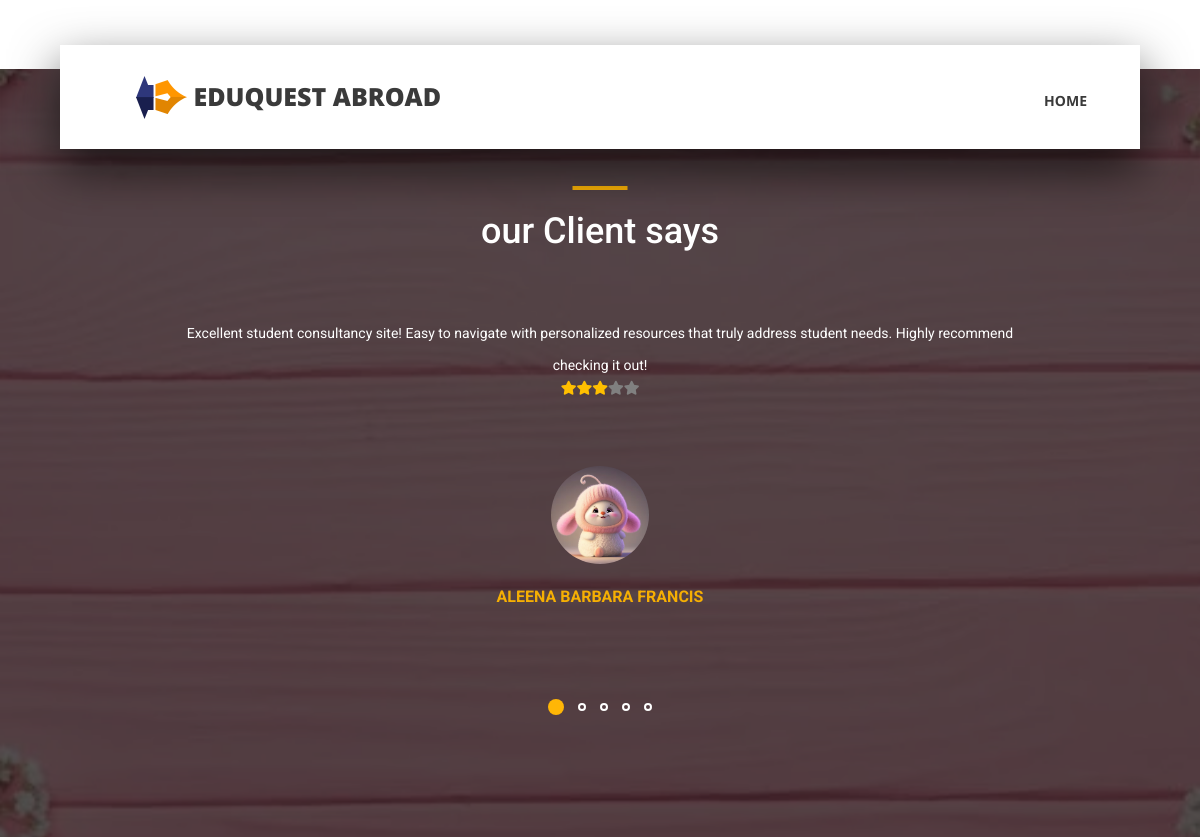
The app's page /ADMIN/webview.php with its own data.
### tables this page shows
CREATE TABLE IF NOT EXISTS `webreview` (
  `wr_id` int(100) NOT NULL AUTO_INCREMENT,
  `user_id` int(100) DEFAULT NULL,
  `review` varchar(250) DEFAULT NULL,
  `star` int(100) DEFAULT NULL,
  PRIMARY KEY (`wr_id`)
);

CREATE TABLE IF NOT EXISTS `user_acc` (
  `user_id` int(100) NOT NULL AUTO_INCREMENT,
  `user_name` varchar(250) DEFAULT NULL,
  `image` varchar(200) DEFAULT NULL,
  `email` varchar(200) DEFAULT NULL,
  `DOB` date DEFAULT NULL,
  `gender` varchar(100) DEFAULT NULL,
  `Phone_no` varchar(200) DEFAULT NULL,
  `password` varchar(200) DEFAULT NULL,
  PRIMARY KEY (`user_id`)
);

### ADMIN/webview.php (the view, shortened to what this page needs)
<!DOCTYPE html>
<html lang="en">
<head>
<link rel="stylesheet" type="text/css" href="styles/bootstrap4/bootstrap.min.css">
<link href="plugins/fontawesome-free-5.0.1/css/fontawesome-all.css" rel="stylesheet" type="text/css">
<link rel="stylesheet" type="text/css" href="plugins/OwlCarousel2-2.2.1/owl.carousel.css">
<link rel="stylesheet" type="text/css" href="plugins/OwlCarousel2-2.2.1/owl.theme.default.css">
<link rel="stylesheet" type="text/css" href="plugins/OwlCarousel2-2.2.1/animate.css">
<link rel="stylesheet" type="text/css" href="styles/main_styles.css">
<link rel="stylesheet" type="text/css" href="styles/responsive.css">
</head>
<body>
<div class="super_container">
	<header class="header d-flex flex-row">
		<div class="header_content d-flex flex-row align-items-center">
			<div class="logo_container">
				<div class="logo">
					<img src="images/logo.png" alt="">
					<span style="font-size:25px;">EduQuest Abroad</span>
				</div>
			</div>
			<nav class="main_nav_container">
				<div class="main_nav">
					<ul class="main_nav_list">
					<li class="main_nav_item"><a href="adminHome.php">home</a></li>
					</ul>
				</div>
			</nav>
		</div>
	</header>
		<div class="container">
		</div>
	</div>
	<div class="testimonials page_section">
		<div class="testimonials_background_container prlx_parent">
			<div class="testimonials_background prlx" style="background-image:url(../static/images/bg4.webp)"></div>
		</div>
		<div class="container">
			<div class="row">
				<div class="col">
					<div class="section_title text-center">
						<h1> our Client says</h1>
					</div>
				</div>
			</div>
			<div class="row">
				<div class="col-lg-10 offset-lg-1">
					<div class="testimonials_slider_container">
						<div class="owl-carousel owl-theme testimonials_slider">
							<?php
								include '../connection.php';
								$qry="SELECT webreview . * , user_acc . *
                                        FROM webreview, user_acc
                                        WHERE webreview.user_id = user_acc.user_id ";
								$out=mysqli_query($conn,$qry);
								if(mysqli_num_rows($out)>0){
									while($data=mysqli_fetch_array($out)){
							?>
							<div class="owl-item">
								<div class="testimonials_item text-center">
                                    <a href="webconfirm.php?id=<?php echo $data['wr_id']; ?>">
									<p class="testimonials_text"><?php echo $data['review'];?></p></a>
									<?php
											$rating = $data['star'];
										?>
								<div class="d-flex justify-content-center">
								<div class="d-flex justify-content-center">
									<?php for ($i = 1; $i <= 5; $i++): ?>
										<i class="fas fa-star" style="color: <?php echo $i <= $rating ? '#FFBF00' : 'gray'; ?>;"></i>
									<?php endfor; ?><br><br>
								</div>
								</div>
									<div class="testimonial_user">
										<div class="testimonial_image mx-auto">
											<img src="../static/images/<?php echo $data['image'];?>" alt="">
										</div>
										<div class="testimonial_name"><?php echo $data['user_name'];?></div>
									</div>
								</div>
							</div>
							<?php
								}}
                                else {
                                    echo '<h3 style="text-align:center; padding:40px; font-family: sans-serif;">You haven\'t added any reviews yet.</h3>';
                                }
							?>
						</div>
					</div>
				</div>
			</div>
		</div>
	</div>
</body>
</html>

### ADMIN/styles/main_styles.css (style rules this page uses)
* { margin: 0; padding: 0; -webkit-font-smoothing: antialiased; -webkit-text-shadow: rgba(0,0,0,.01) 0 0 1px; text-shadow: rgba(0,0,0,.01) 0 0 1px; }
body { font-family: 'Roboto', sans-serif; font-size: 14px; font-weight: 400; background: #FFFFFF; color: #a5a5a5; }
div { display: block; position: relative; -webkit-box-sizing: border-box; -moz-box-sizing: border-box; box-sizing: border-box; }
ul { list-style: none; margin-bottom: 0px; }
p { font-family: 'Roboto', sans-serif; font-size: 14px; line-height: 2.29; font-weight: 400; color: #a5a5a5; -webkit-font-smoothing: antialiased; -webkit-text-shadow: rgba(0,0,0,.01) 0 0 1px; text-shadow: rgba(0,0,0,.01) 0 0 1px; }
a, a:hover, a:visited, a:active, a:link { text-decoration: none; -webkit-font-smoothing: antialiased; -webkit-text-shadow: rgba(0,0,0,.01) 0 0 1px; text-shadow: rgba(0,0,0,.01) 0 0 1px; }
h1 { font-size: 36px; }
h1, h2, h3, h4, h5, h6 { font-family: 'Roboto', sans-serif; -webkit-font-smoothing: antialiased; -webkit-text-shadow: rgba(0,0,0,.01) 0 0 1px; text-shadow: rgba(0,0,0,.01) 0 0 1px; }
.super_container { width: 100%; overflow: hidden; }
.prlx_parent { overflow: hidden; }
.prlx { height: 130% !important; }
.header { position: fixed; top: 45px; left: 50%; -webkit-transform: translateX(-50%); -moz-transform: translateX(-50%); -ms-transform: translateX(-50%); -o-transform: translateX(-50%); transform: translateX(-50%); width: 1318px; height: 104px; background: #FFFFFF; z-index: 10; -webkit-transition: all 200ms ease; -moz-transition: all 200ms ease; -ms-transition: all 200ms ease; -o-transition: all 200ms ease; transition: all 200ms ease; }
.header_content { width: calc(100% - 279px); height: 100%; }
.header_content::before { display: block; position: absolute; top: 0; left: 0; width: 100%; height: 100%; content: ''; box-shadow: 0px 20px 49px rgba(0,0,0,0.67); z-index: -1; }
.logo_container { display: inline-block; padding-left: 76px; }
.logo span { font-family: 'Open Sans', sans-serif; font-size: 30px; font-weight: 900; color: #3a3a3a; vertical-align: middle; text-transform: uppercase; margin-left: 3px; }
.main_nav_container { display: inline-block; margin-left: auto; padding-right: 93px; }
.main_nav { margin-top: 7px; }
.main_nav_item { display: inline-block; margin-right: 40px; }
.main_nav_item:last-child { margin-right: 0px; }
.main_nav_item a { font-family: 'Open Sans', sans-serif; font-size: 14px; text-transform: uppercase; font-weight: 700; color: #3a3a3a; -webkit-transition: all 200ms ease; -moz-transition: all 200ms ease; -ms-transition: all 200ms ease; -o-transition: all 200ms ease; transition: all 200ms ease; }
.page_section { padding-top: 117px; padding-bottom: 117px; }
.section_title h1 { display: block; color: #1a1a1a; font-weight: 500; padding-top: 24px; }
.section_title h1::before { display: block; position: absolute; top: 0; left: 50%; -webkit-transform: translateX(-50%); -moz-transform: translateX(-50%); -ms-transform: translateX(-50%); -o-transform: translateX(-50%); transform: translateX(-50%); width: 55px; height: 4px; content: ''; background: #ffb606; }
.testimonials { width: 100%; background: #1a1a1a; }
.testimonials_background_container { position: absolute; top: 0; left: 0; width: 100%; height: 100%; }
.testimonials_background { width: 100%; height: 100%; background-repeat: no-repeat; background-size: cover; background-position: center center; opacity: 0.27; }
.testimonials .section_title h1 { color: #FFFFFF; }
.testimonials_slider_container { padding-left: 30px; padding-right: 30px; margin-top: 56px; }
.testimonials_item { width: 100%; padding-bottom: 75px; }
.testimonials_text { color: #FFFFFF; margin-bottom: 0px; }
.testimonial_user { margin-top: 43px; }
.testimonial_image { width: 98px; height: 98px; border-radius: 50%; overflow: hidden; }
.testimonial_image img { width: 100%; height: auto; }
.testimonial_name { font-size: 16px; font-weight: 700; text-transform: uppercase; color: #f6af03; margin-top: 21px; }

### ADMIN/styles/responsive.css (style rules this page uses)
@media only screen and (max-width: 1380px) { .header { width: 1200px; } }
@media only screen and (max-width: 1380px) { .header_content { width: calc(100% - 219px); } }
@media only screen and (max-width: 1380px) { .main_nav_container { padding-right: 63px; } }
@media only screen and (max-width: 1280px) { .header { width: 90%; } }
@media only screen and (max-width: 1280px) { .header_content { width: 100%; } }
@media only screen and (max-width: 1280px) { .main_nav_container { padding-right: 53px; } }

### records on screen
webreview: review "Excellent student consultancy site! Easy to navigate with personalized resources that truly address student needs. Highly recommend checking it out!", star 3 (drawn), user.image (placeholder picture), user.user_name "ALEENA BARBARA FRANCIS"
